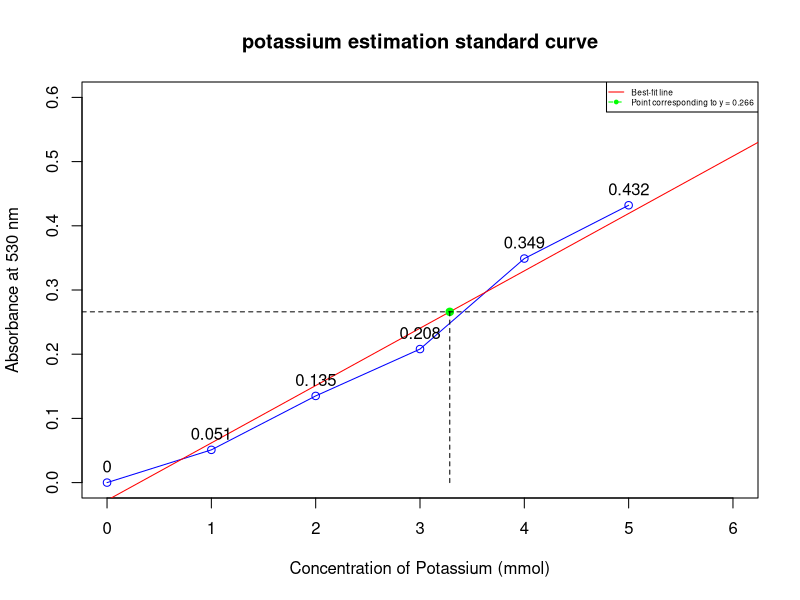

Here is the R script that generated this plot:
#Code to plot best fit line for the given data points and find the concentration of the unknown 

x_values <- c(0, 1, 2, 3, 4, 5)
y_values <- c(0, 0.051, 0.135, 0.208, 0.349, 0.432)


# Fit a linear regression line
fit <- lm(y_values ~ x_values)

# Extract the slope and intercept of the line
slope <- coef(fit)[2]
intercept <- coef(fit)[1]

# Calculate the x-value corresponding to y = 0.266
y_new <- 0.266
x_new <- (y_new - intercept) / slope
x_new

# Plot the points
plot(x_values, y_values, type = "o", col = "blue", 
     xlim = c(0, 6), ylim = c(0, .6), 
     xlab = "Concentration of Potassium (mmol)", ylab = "Absorbance at 530 nm", 
     main = "potassium estimation standard curve")

# Add the best-fit line
abline(fit, col = "red")

# Add labels to each point
text(x_values, y_values, labels = y_values, pos = 3)

# Add the point corresponding to y = 0.266
points(x_new, y_new, col = "green", pch = 19)

# Draw a dashed line from the point to the best-fit line
segments(x_new, y_new, x_new, slope * x_new + intercept, lty = 2)

# Add a horizontal dashed line at the y-value corresponding to y = 0.266
abline(h = y_new, col = "black", lty = 2)

# Add a vertical dashed line from the x-axis to the point (x_new, y_new)
segments(x_new, 0, x_new, y_new, lty = 2, col = "black")

# Add a legend
legend("topright", legend = c("Best-fit line", "Point corresponding to y = 0.266"), 
       col = c("red", "green"), pch = c(NA, 19), lty = c(1, 2), cex = 0.5)

